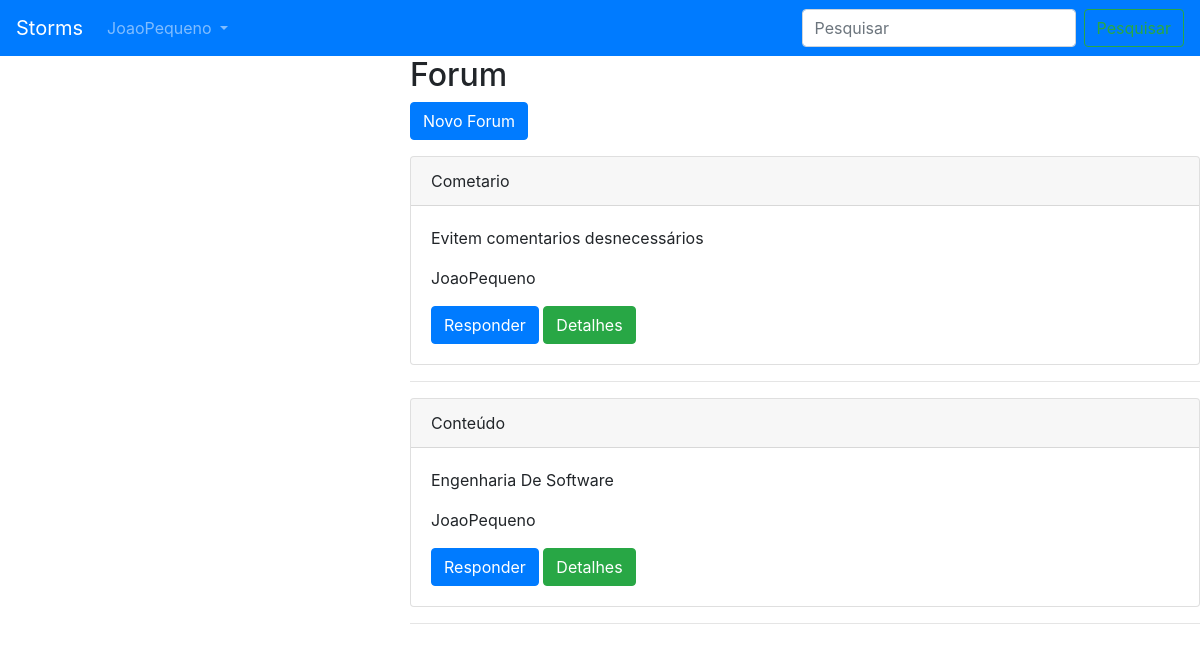
/forum/ (signed in), run on an earlier commit of the app's database.
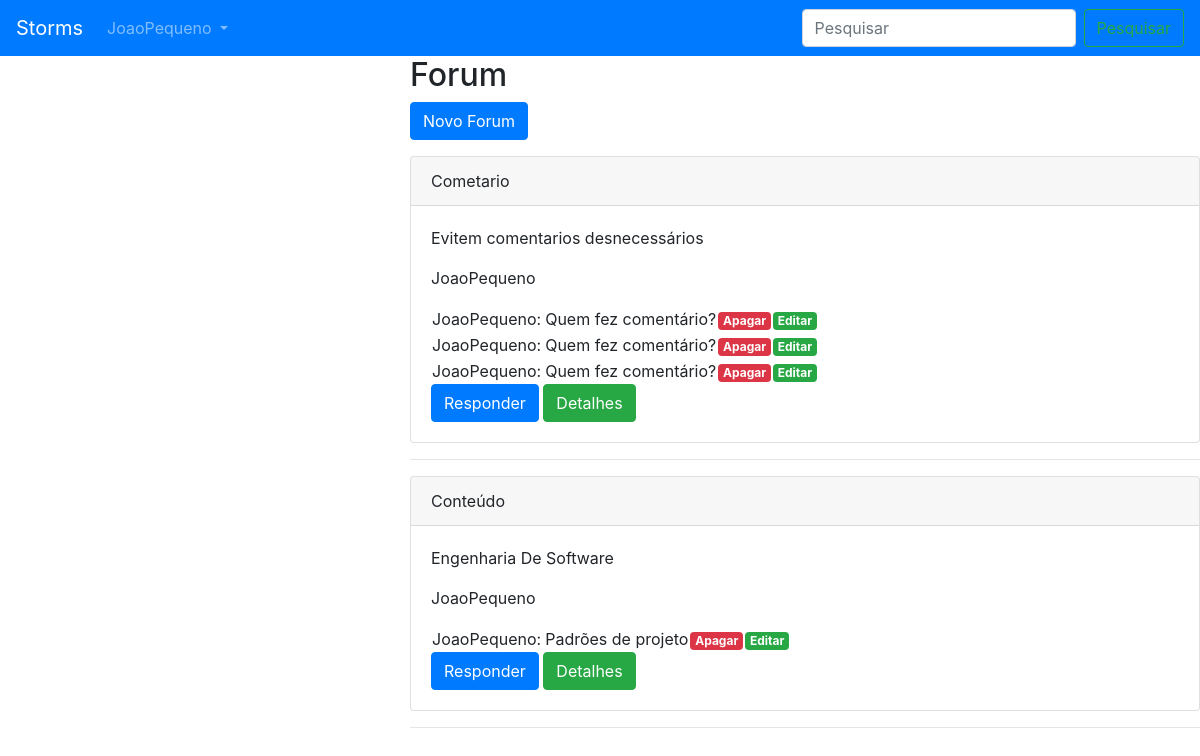
And on a later commit of the database.
### api/models.py (models this page shows, shortened)
class ForumPergunta(models.Model):
	owner = models.ForeignKey('auth.User', related_name='ownerforuns', on_delete=models.CASCADE)
	titulo = models.CharField(max_length=256)
	descricao = models.CharField(max_length=512, null=True)
	date_time = models.DateTimeField(auto_now_add=True)
	aberto = models.BooleanField(default=True)
	class Meta:
		ordering = ('-date_time',)

class ForumResposta(models.Model):
	owner = models.ForeignKey('auth.User', related_name='ownerforrespo', on_delete=models.CASCADE)
	conteudo = models.CharField(max_length=256)
	pergunta = models.ForeignKey(ForumPergunta, on_delete=models.CASCADE, related_name='respostas')
	date_time = models.DateTimeField(auto_now_add=True)
	class Meta:
		ordering = ('-date_time',)

### webapp/views.py (the view)
# urls.py: path('forum/', views.forum, name='forum'),
@login_required
def forum(request):
	foruns = ForumPergunta.objects.all()
	return render(request, 'webapp/forum.html',{'perfil_logado': get_user(request),
		'foruns':foruns})

### webapp/views.py (called while the page is built)
@login_required
def get_user(request):
	return request.user

### webapp/templates/webapp/forum.html (shortened to what this page needs)
{% extends "webapp/base.html" %}
{% block body %}
<h2>Forum</h2>
<button type="button" class="btn btn-primary" data-toggle="modal" data-target="#ExemploModalCentralizado">
  Novo Forum
</button>
{% for forum in foruns %}
	{% if forum.aberto == 1 or forum.owner == perfil_logado%}
<div class="card">
  <div class="card-header">
    {{  forum.titulo}}
  </div>
  <div class="card-body">
  	<p class="card-text">{{forum.descricao}}</p>
    <p class="card-text">{{forum.owner}}</p>
    <table style="border: 0">
    {% for resposta in forum.respostas.all %}
    	{% if perfil_logado == resposta.owner %}
    	<tr><td>{{resposta.owner}}:</td><td></td><td>{{resposta.conteudo}}</td>
    	<td><a href=""class="badge badge-danger" data-toggle="modal" data-target="#delete{{resposta.id}}">Apagar</a></td>
    	<td><a href=""class="badge badge-success" data-toggle="modal" data-target="#edit{{resposta.id}}">Editar</a></td>
    	</tr>
    	{% endif %}
	{% endfor %}
    </table>
    <button type="button" class="btn btn-primary" data-toggle="modal" data-target="#forum{{ forum.id }}">
  		Responder
	</button>
	<a href="{% url 'forum_detail' forum.id %}" class="btn btn-success">Detalhes</a>
  </div>
</div>
<hr>
{% endif %}
{% endfor %}
{% endblock %}

### webapp/templates/webapp/base.html (shortened to what this page needs)
{% load static %}
<!DOCTYPE html>
<html>
<head>
	<link rel="stylesheet" href="{% static 'fontawesome/css/fontawesome-all.min.css' %}">
	<link rel="stylesheet" href="{% static 'bootstrap/css/bootstrap.min.css' %}">
</head>
<body>
	<div class="row">
		<div class="col-md-12">
		<nav class="navbar navbar-expand-lg navbar-dark bg-primary">
  <a class="navbar-brand" href="{% url 'index' %}">Storms</a>
  <div class="collapse navbar-collapse" id="conteudoNavbarSuportado">
    <ul class="navbar-nav mr-auto">
      <li class="nav-item dropdown">
        <a class="nav-link dropdown-toggle" href="#" id="navbarDropdown" role="button" data-toggle="dropdown" aria-haspopup="true" aria-expanded="false">
        	{% if perfil_logado.username %}
        		{{perfil_logado.username}}
        	{% else %}
          			Login
          {% endif %}
        </a>
      </li>
    </ul>
    <form class="form-inline my-2 my-lg-0">
      <input class="form-control mr-sm-2" type="search" placeholder="Pesquisar" aria-label="Pesquisar">
      <button class="btn btn-outline-success my-2 my-sm-0" type="submit">Pesquisar</button>
    </form>
  </div>
</nav>
</div>
	</div>
	<div class="row">
		<div class="col-md-4">
		</div>
		<div class="col-md-8">
		{% block body %}
		{% endblock %}
	</div>
	</div>
</body>
</html>

What changed in the data, as far as the page shows it:
added ForumResposta: owner "JoaoPequeno", conteudo "Quem fez comentário?", shown under ForumPergunta "Cometario"
added ForumResposta: owner "JoaoPequeno", conteudo "Quem fez comentário?", shown under ForumPergunta "Cometario"
added ForumResposta: owner "JoaoPequeno", conteudo "Quem fez comentário?", shown under ForumPergunta "Cometario"
added ForumResposta: owner "JoaoPequeno", conteudo "Padrões de projeto", shown under ForumPergunta "Conteúdo"
